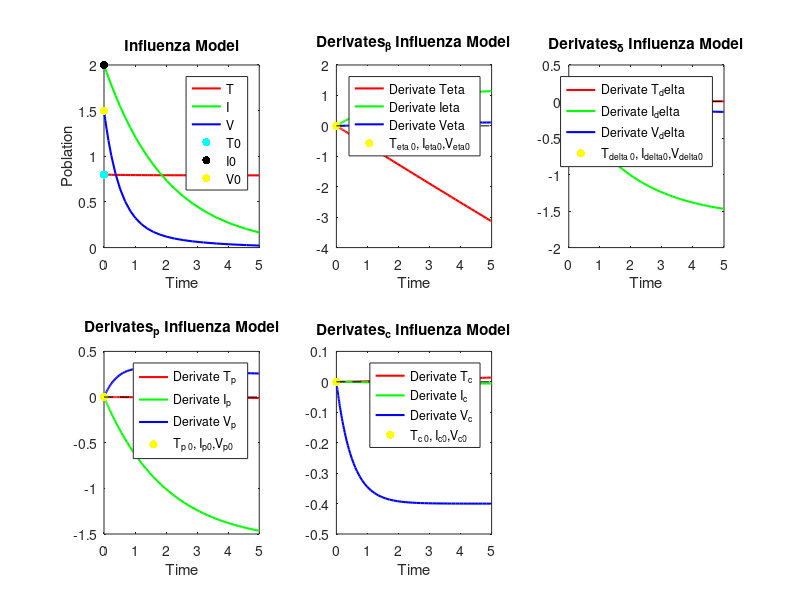

Recreate this plot in MATLAB.
%%%%%%%%%%%%%%%%%%%%%%%%%%%%%%%%%%%
% Final master's degree dissertation
%   MADOBIS 2022/2023
% Study of differential models applied to biological processes
% Laura Alvarez Valle
% laura.av.1999@gmail.com
%%%%%%%%%%%%%%%%%%%%%%%%%%%%%%%%%%%

function Influenza

% We consider the ODES:
%   |T' = -beta*T*V
%   |I' = beta*T*V - delta*I
%   |V' = p*I - c*V

% DERIVATES:

%%% 
% beta:
%
%   |Tb' = -T*V -beta*T_b*V -beta*T*V_b
%   |Ib' = T*V + beta*T_b*V + beta*T*V_b - delta*I_b
%   |Vb' = p*I_b - c*V_b

%%% 
% delta:
%
%   |Td' = -beta*T_d*V -beta*T*V_d
%   |Id' = beta*T_d*V + beta*T*V_d -I - delta*I_d
%   |Vd' = p*I_d - c*V_d

%%%
% p:
%
%   |Tp' = -beta*T_p*V -beta*T*V_p
%   |Ip' = beta*T_p*V + beta*T*V_p - delta*I_p
%   |Vp' = I + p*I_p - c*V_p

%%%
% c:
%
%   |Tc' = -beta*T_c*V -beta*T*V_c
%   |Ic' = beta*T_c*V + beta*T*V_c - delta*I_c
%   |Vc' = p*I_c - V - c*V_c

%% Data
T0 = 0.8;
I0 = 2;
V0 = 1.50;
y0 = [T0; I0; V0];
TT = 5;
beta = 0.01;
delta = 0.5;
p = 0.2;
c = 2;

%% Original ODES

% Equation
f = @(t,y) [-beta*y(1)*y(3);  beta*y(1)*y(3) - delta*y(2);  p*y(2)-c*y(3)];
   
% Resolution
[times,y] = ode23(f,[0,TT],y0);

% Graphics
figure(1)
subplot(2,3,1)
plot(times, y(:,1), 'r-', 'LineWidth', 1.5) % Uninfected target cells
hold on
plot(times, y(:,2), 'g-', 'LineWidth', 1.5) % Productively infected cells
plot(times, y(:,3), 'b-', 'LineWidth', 1.5) % Infectious viral titer
plot(0,T0, 'c.', 'MarkerSize',18)
plot(0,I0, 'k.', 'MarkerSize',18)
plot(0,V0, 'y.', 'MarkerSize',18)
legend("T","I","V","T0","I0", "V0",  "Location","best")
title('Influenza Model'); xlabel('Time'); ylabel('Poblation');
hold off

%% SDO BETA
%
y0b = [0;0;0]; %Initial derivate point

% Equation
fb = @(t,z) [-y(1)*y(3)-beta*z(1)*y(3)-beta*y(1)*z(3); ...
    y(1)*y(3)+beta*z(1)*y(3)-beta*y(1)*z(3)-delta*z(2);...
    p*z(2)-c*z(3)];
    
% Resolution
[timesb,yb] = ode45(fb,[0,TT],y0b);

% %Graphics
% 
% figure(2)
subplot(2,3,2)
plot(timesb, yb(:,1),'r-' ,'LineWidth', 1.5)
hold on
plot(timesb, yb(:,2),'g-' ,'LineWidth', 1.5)
plot(timesb, yb(:,3),'b-' ,'LineWidth', 1.5)
plot(0,0, 'y.', 'MarkerSize',18)
plot([0,TT], [0,0], '--k', 'LineWidth', 0.5)
legend("Derivate T_\beta","Derivate I_\beta","Derivate V_\beta","T_{\beta 0}, I_{\beta0},V_{\beta0}",  "Location","best")
title('Derivates_\beta Influenza Model'); xlabel('Time');
hold off
shg

%% SDO DELTA
%
y0d = [0;0;0]; %Initial derivate point

%Function
fd = @(t,z) [ -beta*z(1)*y(3)-beta*y(1)*z(3);...
             beta*z(1)*y(3)+beta*y(1)*z(3)-y(2)-delta*z(2); ...
             p*z(2) - c*z(3)];

[timesd,yd] = ode45(fd,[0,TT],y0d);

% %Graphics
% 
% figure(3)
subplot(2,3,3)
plot(timesd, yd(:,1),'r-' ,'LineWidth', 1.5)
hold on
plot(timesd, yd(:,2),'g-' ,'LineWidth', 1.5)
plot(timesd, yd(:,3),'b-' ,'LineWidth', 1.5)
plot(0,0, 'y.', 'MarkerSize',18)
plot([0,TT], [0,0], '--k', 'LineWidth', 0.5)
legend("Derivate T_\delta","Derivate I_\delta","Derivate V_\delta","T_{\delta 0}, I_{\delta0},V_{\delta0}",  "Location","best")
title('Derivates_\delta Influenza Model'); xlabel('Time');
hold off
shg

%% SDO p
%

%Function
fp = @(t,z) [ -beta*z(1)*y(3)-beta*y(1)*z(3);...
             beta*z(1)*y(3)+beta*y(1)*z(3)-y(2)-delta*z(2); ...
             y(2) + p*z(2) - c*z(3)];

[timesp,yp] = ode45(fp,[0,TT],y0d);
% 
% %Graphics
% 
% figure(4)
subplot(2,3,4)
plot(timesp, yp(:,1),'r-' ,'LineWidth', 1.5)
hold on
plot(timesp, yp(:,2),'g-' ,'LineWidth', 1.5)
plot(timesp, yp(:,3),'b-' ,'LineWidth', 1.5)
plot(0,0, 'y.', 'MarkerSize',18)
plot([0,TT], [0,0], '--k', 'LineWidth', 0.5)
legend("Derivate T_p","Derivate I_p","Derivate V_p","T_{p 0}, I_{p0},V_{p0}",  "Location","best")
title('Derivates_p Influenza Model'); xlabel('Time');
hold off
shg

%% SDO c
%

%Function
fc = @(t,z) [ -beta*z(1)*y(3)-beta*y(1)*z(3);...
             beta*z(1)*y(3)+beta*y(1)*z(3)-delta*z(2); ...
             p*z(2)-y(3)-c*z(3)];

[timesc,yc] = ode45(fc,[0,TT],y0d);

% %Graphics
% 
% figure(5)

subplot(2,3,5)
plot(timesc, yc(:,1),'r-' ,'LineWidth', 1.5)
hold on
plot(timesc, yc(:,2),'g-' ,'LineWidth', 1.5)
plot(timesc, yc(:,3),'b-' ,'LineWidth', 1.5)
plot(0,0, 'y.', 'MarkerSize',18)
plot([0,TT], [0,0], '--k', 'LineWidth', 0.5)
legend("Derivate T_c","Derivate I_c","Derivate V_c","T_{c 0}, I_{c0},V_{c0}",  "Location","best")
title('Derivates_c Influenza Model'); xlabel('Time');
hold off
shg

%% Interpolation

% Original
T = @(t) interp1(times, y(:,1), t) ;
I = @(t) interp1(times, y(:,2), t) ;
V = @(t) interp1(times, y(:,3), t) ;

% beta
Tb = @(t) interp1(timesb, yb(:,1), t) ;
Ib = @(t) interp1(timesb, yb(:,2), t) ;
Vb = @(t) interp1(timesb, yb(:,3), t) ;

% delta
Td = @(t) interp1(timesd, yd(:,1), t) ;
Id = @(t) interp1(timesd, yd(:,2), t) ;
Vd = @(t) interp1(timesd, yd(:,3), t) ;

% p
Tp = @(t) interp1(timesp, yp(:,1), t) ;
Ip = @(t) interp1(timesp, yp(:,2), t) ;
Vp = @(t) interp1(timesp, yp(:,3), t) ;

% c
Tc = @(t) interp1(timesc, yc(:,1), t) ;
Ic = @(t) interp1(timesc, yc(:,2), t) ;
Vc = @(t) interp1(timesc, yc(:,3), t) ;


%% Sensitivity matrix

t = linspace(0,TT,5);
t = t(2:end); %time-points vector
lent  = length(t);
np = 4; % number of parameters


% T: Uninfected target cells

ST = zeros(lent, np);

for i = 1:lent
    for j = 1:np
        if j == 1
            ST(i,j) = Tb(t(i));
        elseif j == 2
            ST(i,j) = Td(t(i));
        elseif j == 3
            ST(i,j) = Tp(t(i));
        else
            ST(i,j) = Tc(t(i));
        end

    end

end

disp("Uninfected cells sensivity matrix: ")
disp(ST)

% Eigenvalues
A1 = ST'*ST;
[V1,E1] = eig(A1);
disp("ST Eigenvectors Matrix:")
disp(V1) %eigen vector matrix
disp("ST Eigenvalues Matrix:")
disp(E1) %eigen values matrix

% Tuning method
for i = 1:np
    a = norm(ST(:,i));
    fprintf("Column %1.0f norm = %3.7f \n", i, a)
end

%Correlation method
corST = corr(A1);
disp("ST Correlation Matrix:")
disp(corST)

% I: Infected target cells

SI = zeros(lent, np);

for i = 1:lent
    for j = 1:np
        if j == 1
            SI(i,j) = Ib(t(i));
        elseif j == 2
            SI(i,j) = Id(t(i));
        elseif j == 3
            SI(i,j) = Ip(t(i));
        else
            SI(i,j) = Ic(t(i));
        end

    end

end

disp("Infected cells sensivity matrix: ")
disp(SI)

% Eigenvalues
A2 = SI'*SI;
[V2,E2] = eig(A2);
disp("SI Eigenvectors Matrix:")
disp(V2) %eigen vector matrix
disp("SI Eigenvalues Matrix:")
disp(E2) %eigen values matrix

% Tuning method
for i = 1:np
    a = norm(SI(:,i));
    fprintf("Column %1.0f norm = %3.7f \n", i, a)
end

%Correlation method
corSI = corr(A2);
disp("SI Correlation Matrix:")
disp(corSI)

% V: Virus titer

SV = zeros(lent, np);

for i = 1:lent
    for j = 1:np
        if j == 1
            SV(i,j) = Vb(t(i));
        elseif j == 2
            SV(i,j) = Vd(t(i));
        elseif j == 3
            SV(i,j) = Vp(t(i));
        else
            SV(i,j) = Vc(t(i));
        end

    end

end

disp("Virus sensivity matrix: ")
disp(SV)

% Eigenvalues
A3 = SV'*SV;
[V3,E3] = eig(A3);
disp("SV Eigenvectors Matrix:")
disp(V3) %eigen vector matrix
disp("SV Eigenvalues Matrix:")
disp(E3) %eigen values matrix

% Tuning method
for i = 1:np
    a = norm(SV(:,i));
    fprintf("Column %1.0f norm = %3.7f \n", i, a)
end

%Correlation method
corSV = corr(A3);
disp("SV Correlation Matrix:")
disp(corSV)

% Uninfected + Infected
STI = zeros(2*lent, np);

%Matrix:
for i = 1:lent
    STI(2*i-1, :) = ST(i, :);
    STI(2*i, :) = SI(i, :);
end

disp("Uninfected + Infected sensivity matrix: ")
disp(STI)

% Eigenvalues
A4 = STI'*STI;
[V4,E4] = eig(A4);
disp("STI Eigenvectors Matrix:")
disp(V4) %eigen vector matrix
disp("STI Eigenvalues Matrix:")
disp(E4) %eigen values matrix

% Tuning method
for i = 1:np
    a = norm(STI(:,i));
    fprintf("Column %1.0f norm = %3.7f \n", i, a)
end

%Correlation method
corSTI = corr(A4);
disp("STI Correlation Matrix:")
disp(corSTI)

% Uninfected + Virus
STV = zeros(2*lent, np);

%Matrix:
for i = 1:lent
    STV(2*i-1, :) = ST(i, :);
    STV(2*i, :) = SV(i, :);
end
disp("Uninfected + Virus sensivity matrix: ")
disp(STV)

% Eigenvalues
A5 = STV'*STV;
[V5,E5] = eig(A5);
disp("STV Eigenvectors Matrix:")
disp(V5) %eigen vector matrix
disp("STV Eigenvalues Matrix:")
disp(E5) %eigen values matrix

% Tuning method
for i = 1:np
    a = norm(STV(:,i));
    fprintf("Column %1.0f norm = %3.7f \n", i, a)
end

%Correlation method
corSTV = corr(A5);
disp("STI Correlation Matrix:")
disp(corSTV)

% Infected + Virus
SIV = zeros(2*lent, np);

%Matrix:
for i = 1:lent
    SIV(2*i-1, :) = SI(i, :);
    SIV(2*i, :) = SV(i, :);
end

disp("Infected + Virus sensivity matrix: ")
disp(SIV)

% Eigenvalues
A6 = SIV'*SIV;
[V6,E6] = eig(A6);
disp("SIV Eigenvectors Matrix:")
disp(V6) %eigen vector matrix
disp("SIV Eigenvalues Matrix:")
disp(E6) %eigen values matrix

% Tuning method
for i = 1:np
    a = norm(SIV(:,i));
    fprintf("Column %1.0f norm = %3.7f \n", i, a)
end

%Correlation method
corSIV = corr(A6);
disp("SIV Correlation Matrix:")
disp(corSIV)

% Mixed Matrix: Uninfected + Infected + Virus
STIV = zeros(3*lent, np);

%Matrix:
for i = 1:lent
    STIV(3*i-2, :) = ST(i, :);
    STIV(3*i-1, :) = SI(i, :);
    STIV(3*i, :) = SV(i, :);
end

disp("Mixed sensivity matrix: ")
disp(STIV)

% Eigenvalues
A7 = STIV'*STIV;
[V7,E7] = eig(A7);
disp("STIV Eigenvectors Matrix:")
disp(V7) %eigenvector matrix
disp("STIV Eigenvalues Matrix:")
disp(E7) %eigenvalues matrix

% Tuning method
for i = 1:np
    a = norm(STIV(:,i));
    fprintf("Column %1.0f norm = %3.7f \n", i, a)
end

%Correlation method
corSTIV = corr(A7);
disp("STIV Correlation Matrix:")
disp(corSTIV)

end